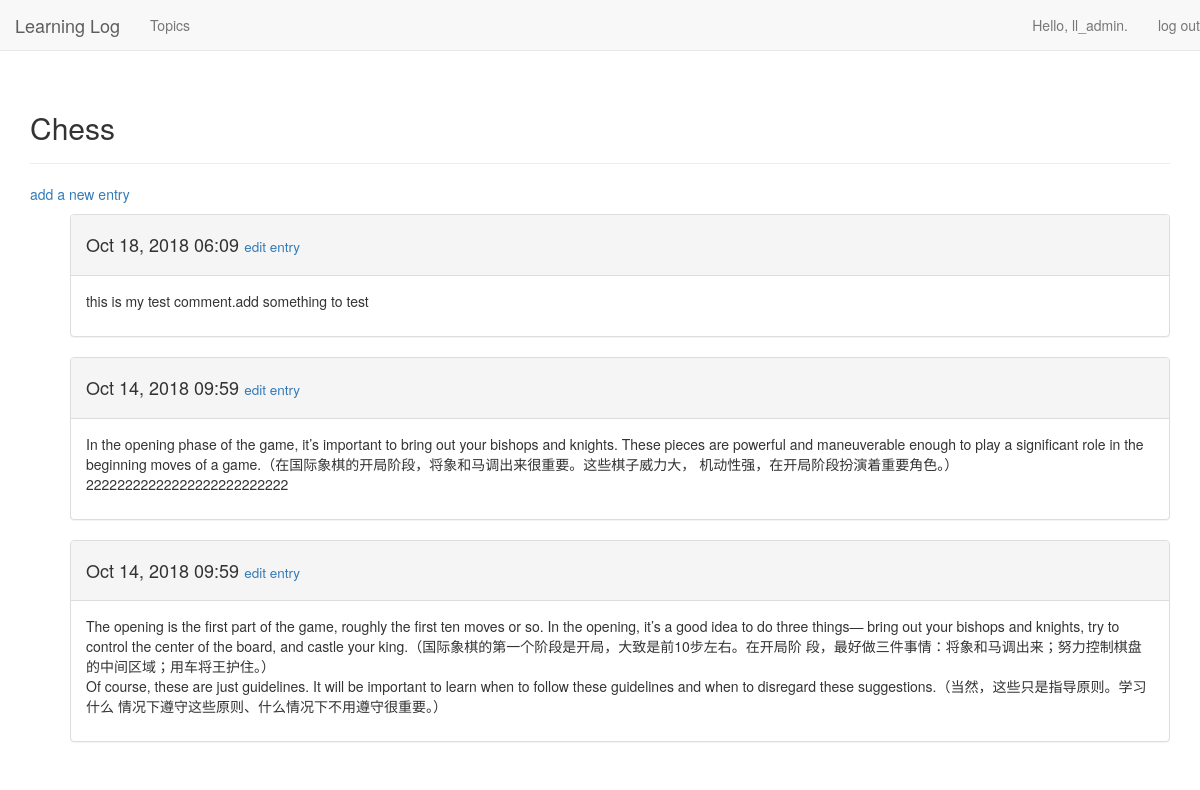
Screenshot of /topic/1/ (signed in) with the database file from the repository.
### learning_logs/models.py (models this page shows, shortened)
class Topic(models.Model):
    text = models.CharField(max_length=200)
    date_added = models.DateTimeField(auto_now_add=True)
    owner = models.ForeignKey(User, on_delete=models.DO_NOTHING)
    def __str__(self):
        return self.text

class Entry(models.Model):
    topic = models.ForeignKey('Topic', on_delete=models.CASCADE)
    text = models.CharField(max_length=2000)
    date_added = models.DateTimeField(auto_now_add=True)
    class Meta:
        verbose_name_plural = 'entries'

### learning_logs/views.py (the view)
# urls.py: path(r'topic/<int:topic_id>/', views.topic, name='topic'),
@login_required
def topic(request, topic_id):
    topic = Topic.objects.get(id=topic_id)
    """判断是否为当前用户"""
    if topic.owner != request.user:
        raise Http404
    entries = topic.entry_set.order_by('-date_added')
    context = {'topic': topic, 'entries': entries}
    return render(request, 'learning_logs/topic.html', context)

### learning_logs/templates/learning_logs/topic.html
{% extends "learning_logs/base.html" %}
{% load bootstrap3 %}
{% block header %}
    <h2>{{ topic }}</h2>
{% endblock header %}
{% block content %}
    <p>
        <a href="{% url 'learning_logs:new_entry' topic.id %}">add a new entry</a>
    </p>
    <ul>
        {% for entry in entries %}
            <div class="panel panel-default">
                <div class="panel-heading">
                    <h4>
                        {{ entry.date_added|date:'M d, Y H:i' }}
                        <small>
                            <a href="{% url 'learning_logs:edit_entry' entry.id %}">edit entry</a>
                        </small>
                    </h4>
                </div>
                <div class="panel-body">
                    {{ entry.text| linebreaks }}
                </div>
            </div>
        {% empty %}
             There are no entries for this topic yet.
        {% endfor %}
    </ul>
{% endblock content %}

### learning_logs/templates/learning_logs/base.html (shortened to what this page needs)
{% load bootstrap3 %}
<!DOCTYPE html>
<html>
<head>
    {% bootstrap_css %}
</head>
<body>
    <nav class="navbar navbar-default navbar-static-top">
        <div class="navbar-header">
            <a class="navbar-brand" href="{% url 'learning_logs:index' %}">Learning Log</a>
        </div>
        <div id="navbar" class="navbar-collapse collapse">
            <ul class="nav navbar-nav">
              <li><a href="{% url 'learning_logs:topics' %}">Topics</a></li>
            </ul>
            <ul class="nav navbar-nav navbar-right">
            {% if user.is_authenticated %}
                <li><a>Hello, {{ user.username }}.</a></li>
                <li><a href="{% url 'users:logout' %}">log out</a></li>
            {% else %}
                <li><a href="{% url 'users:register' %}">register</a></li>
                <li><a href="{% url 'users:login' %}">log in</a></li>
            {% endif %}
             </ul>
        </div>
    </nav>
    <div class="container">
        <div class="page-header">
            {% block header %}
            {% endblock header %}
        </div>
        <div>
            {% block content %}
            {% endblock content %}
        </div>
    </div>
</body>
</html>

### rows the page displays
Topic: text "Chess"
Entry: date_added "Oct 18, 2018 06:09", text "this is my test comment.add something to test"
Entry: date_added "Oct 14, 2018 09:59", text "In the opening phase of the game, it’s important to bring out your bishops and knights. These pieces are powerful and maneuverable enough to play a significant role in the beginning moves of a game.（在国际象棋的开局阶段，将象和马调出来很重要。这些棋子威力大， 机动性强，在开局阶段扮演着重要角色。）22222222222222222222222222"
Entry: date_added "Oct 14, 2018 09:59", text "The opening is the first part of the game, roughly the first ten moves or so. In the opening, it’s a good idea to do three things— bring out your bishops and knights, try to control the center of the board, and castle your king.（国际象棋的第一个阶段是开局，大致是前10步左右。在开局阶 段，最好做三件事情：将象和马调出来；努力控制棋盘的中间区域；用车将王护住。） Of course, these are just guidelines. It will be important to learn when to follow these guidelines and when to disregard these suggestions.（当然，这些只是指导原则。学习什么 情况下遵守这些原则、什么情况下不用遵守很重要。）"

### other values shown
{{ user.username }} "ll_admin"
